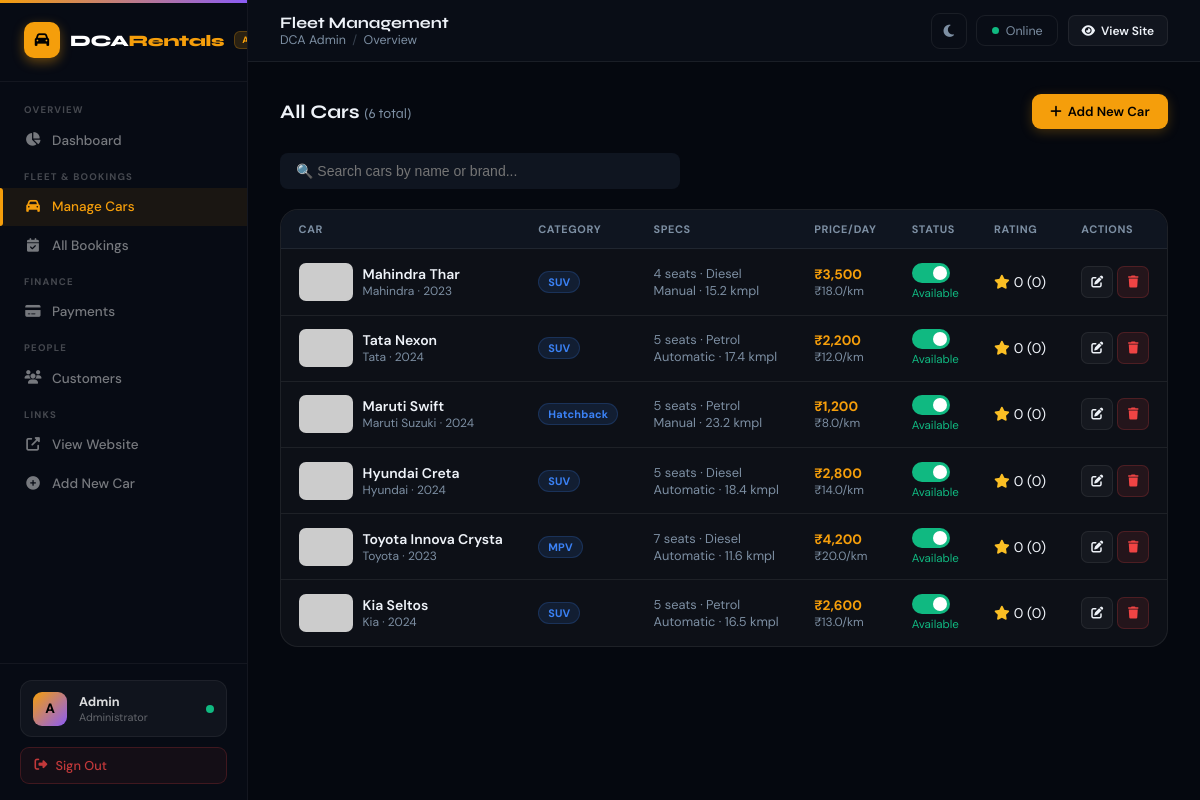
Page /admin/cars (signed in) on the committed database.
### app.py (models this page shows, shortened)
class User(db.Model):
    id = db.Column(db.Integer, primary_key=True)
    name = db.Column(db.String(100), nullable=False)
    email = db.Column(db.String(150), unique=True, nullable=False)
    phone = db.Column(db.String(15))
    password_hash = db.Column(db.String(256), nullable=False)
    is_admin = db.Column(db.Boolean, default=False)
    created_at = db.Column(db.DateTime, default=datetime.utcnow)
    bookings = db.relationship('Booking', backref='user', lazy=True)
    reviews = db.relationship('Review', backref='user', lazy=True)
    wishlist = db.relationship('Wishlist', backref='user', lazy=True)

class Car(db.Model):
    id = db.Column(db.Integer, primary_key=True)
    name = db.Column(db.String(100), nullable=False)
    brand = db.Column(db.String(50), nullable=False)
    model_year = db.Column(db.Integer)
    category = db.Column(db.String(50))  # SUV, Sedan, Hatchback, MPV
    seats = db.Column(db.Integer, default=5)
    fuel_type = db.Column(db.String(20))  # Petrol, Diesel, Electric, CNG
    transmission = db.Column(db.String(20))  # Manual, Automatic
    price_per_day = db.Column(db.Float, nullable=False)
    price_per_km = db.Column(db.Float, default=12.0)
    is_available = db.Column(db.Boolean, default=True)
    image_url = db.Column(db.String(300))
    description = db.Column(db.Text)
    features = db.Column(db.Text)  # JSON string
    color = db.Column(db.String(30))
    mileage = db.Column(db.String(20))
    created_at = db.Column(db.DateTime, default=datetime.utcnow)
    bookings = db.relationship('Booking', backref='car', lazy=True)
    reviews = db.relationship('Review', backref='car', lazy=True)
    wishlist = db.relationship('Wishlist', backref='car', lazy=True)
    def avg_rating(self):
        if self.reviews:
            return round(sum(r.rating for r in self.reviews) / len(self.reviews), 1)
        return 0

### app.py (the view)
@app.route('/admin/cars')
@admin_required
def admin_cars():
    cars = Car.query.all()
    return render_template('admin_cars.html', cars=cars)

### app.py (called while the page is built)
@app.context_processor
def inject_globals():
    from datetime import date
    pending = 0
    if 'user_id' in session and session.get('is_admin'):
        pending = Booking.query.filter_by(payment_status='paid', status='payment_pending').count()
    return dict(today=date.today().isoformat(), pending_payments_count=pending)

def admin_required(f):
    @wraps(f)
    def decorated(*args, **kwargs):
        if 'user_id' not in session:
            return redirect(url_for('admin_login'))
        user = User.query.get(session['user_id'])
        if not user or not user.is_admin:
            flash('Admin access required.', 'danger')
            return redirect(url_for('admin_login'))
        return f(*args, **kwargs)
    return decorated

### templates/admin_cars.html (shortened to what this page needs)
{% extends "admin_base.html" %}
{% block page_title %}Fleet Management{% endblock %}
{% block content %}
<div style="display:flex;justify-content:space-between;align-items:center;margin-bottom:1.5rem;flex-wrap:wrap;gap:1rem;">
    <div>
        <h2 style="font-family:'Syne',sans-serif;font-size:1.2rem;font-weight:700;">All Cars <span style="color:var(--text2);font-size:0.875rem;font-weight:400;">({{ cars|length }} total)</span></h2>
    </div>
    <a href="/admin/car/add" class="btn btn-primary"><i class="fas fa-plus"></i> Add New Car</a>
</div>
<div style="margin-bottom:1.25rem;">
    <input type="text" id="car-search" placeholder="🔍 Search cars by name or brand..." style="width:100%;max-width:400px;padding:0.65rem 1rem;border-radius:8px;border:1.5px solid var(--card-border);background:var(--bg3);color:var(--text);font-size:0.875rem;outline:none;" oninput="filterCars()">
</div>
<div class="table-card">
    <div class="table-wrap">
        <table id="cars-table">
            <thead>
                <tr>
                    <th>Car</th>
                    <th>Category</th>
                    <th>Specs</th>
                    <th>Price/Day</th>
                    <th>Status</th>
                    <th>Rating</th>
                    <th>Actions</th>
                </tr>
            </thead>
            <tbody>
                {% for car in cars %}
                <tr data-name="{{ car.name.lower() }} {{ car.brand.lower() }}">
                    <td>
                        <div style="display:flex;align-items:center;gap:10px;">
                            <img src="{{ car.image_url }}" class="car-thumb"
                                 onerror="this.src='https://via.placeholder.com/56x40/1a1a2e/f59e0b?text={{ car.brand }}'">
                            <div>
                                <div style="font-weight:600;font-size:0.875rem;">{{ car.name }}</div>
                                <div style="font-size:0.75rem;color:var(--text2);">{{ car.brand }} · {{ car.model_year }}</div>
                            </div>
                        </div>
                    </td>
                    <td><span class="badge badge-info">{{ car.category }}</span></td>
                    <td style="font-size:0.8rem;color:var(--text2);">
                        <div>{{ car.seats }} seats · {{ car.fuel_type }}</div>
                        <div>{{ car.transmission }} · {{ car.mileage }}</div>
                    </td>
                    <td>
                        <div style="font-weight:700;color:var(--accent);">₹{{ "{:,.0f}".format(car.price_per_day) }}</div>
                        <div style="font-size:0.75rem;color:var(--text2);">₹{{ car.price_per_km }}/km</div>
                    </td>
                    <td>
                        <label class="toggle" title="{{ 'Mark Unavailable' if car.is_available else 'Mark Available' }}">
                            <span class="toggle-slider"></span>
                        </label>
                        <div style="font-size:0.72rem;color:{% if car.is_available %}var(--green){% else %}var(--red){% endif %};margin-top:3px;">
                            {{ 'Available' if car.is_available else 'Unavailable' }}
                        </div>
                    </td>
                    <td>
                        <div style="display:flex;align-items:center;gap:4px;font-size:0.875rem;">
                            <i class="fas fa-star" style="color:#fbbf24"></i>
                            {{ car.avg_rating() }} ({{ car.reviews|length }})
                        </div>
                    </td>
                    <td>
                        <div style="display:flex;gap:4px;">
                            <a href="/admin/car/edit/{{ car.id }}" class="btn btn-secondary btn-sm btn-icon" title="Edit"><i class="fas fa-edit"></i></a>
                            <button class="btn btn-danger btn-sm btn-icon" title="Delete" onclick="deleteCar({{ car.id }})"><i class="fas fa-trash"></i></button>
                        </div>
                    </td>
                </tr>
                {% endfor %}
            </tbody>
        </table>
    </div>
</div>
{% endblock %}

### templates/admin_base.html (shortened to what this page needs)
<!DOCTYPE html>
<html lang="en" data-theme="dark">
<head>
  <link rel="stylesheet" href="https://cdnjs.cloudflare.com/ajax/libs/font-awesome/6.5.0/css/all.min.css">
</head>
<body>
<aside class="sidebar" id="sidebar">
  <div class="sidebar-logo">
    <div class="logo-sq"><i class="fas fa-car"></i></div>
    <div class="logo-txt">DCA<span>Rentals</span></div>
    <div class="logo-pill">ADMIN</div>
  </div>
  <nav class="sidebar-nav">
    <div class="nav-section">Overview</div>
    <a href="/admin/dashboard" class="nav-item {% if request.endpoint=='admin_dashboard' %}active{% endif %}">
      <i class="fas fa-chart-pie"></i> Dashboard
    </a>
    <div class="nav-section">Fleet & Bookings</div>
    <a href="/admin/cars" class="nav-item {% if 'car' in request.endpoint %}active{% endif %}">
      <i class="fas fa-car"></i> Manage Cars
    </a>
    <a href="/admin/bookings" class="nav-item {% if request.endpoint=='admin_bookings' %}active{% endif %}">
      <i class="fas fa-calendar-check"></i> All Bookings
    </a>
    <div class="nav-section">Finance</div>
    <a href="/admin/payments" class="nav-item {% if request.endpoint=='admin_payments' %}active{% endif %}">
      <i class="fas fa-credit-card"></i> Payments
      {% set pc = pending_payments_count if pending_payments_count is defined else 0 %}
    </a>
    <div class="nav-section">People</div>
    <a href="/admin/users" class="nav-item {% if request.endpoint=='admin_users' %}active{% endif %}">
      <i class="fas fa-users"></i> Customers
    </a>
    <div class="nav-section">Links</div>
    <a href="/" target="_blank" class="nav-item">
      <i class="fas fa-external-link-alt"></i> View Website
    </a>
    <a href="/admin/car/add" class="nav-item {% if request.endpoint=='admin_add_car' %}active{% endif %}">
      <i class="fas fa-plus-circle"></i> Add New Car
    </a>
  </nav>
  <div class="sidebar-footer">
    <div class="sidebar-user">
      <div class="su-avatar">{{ session.user_name[0].upper() if session.user_name else 'A' }}</div>
      <div>
        <div class="su-name">{{ session.user_name or 'Admin' }}</div>
        <div class="su-role">Administrator</div>
      </div>
      <div class="su-status" title="Online"></div>
    </div>
    <a href="/logout" class="sidebar-logout"><i class="fas fa-sign-out-alt"></i> Sign Out</a>
  </div>
</aside>
<div class="main-wrap">
  <header class="topbar">
    <div class="topbar-left">
      <div>
        <div class="topbar-page">{% block page_title %}Dashboard{% endblock %}</div>
        <div class="topbar-breadcrumb">
          <span>DCA Admin</span>
          <span class="sep">/</span>
          <span>{% block breadcrumb %}Overview{% endblock %}</span>
        </div>
      </div>
    </div>
    <div class="topbar-right">
      <button class="tb-btn" onclick="toggleTheme()" title="Toggle theme">
        <i class="fas fa-moon" id="theme-icon"></i>
      </button>
      <div style="display:flex;align-items:center;gap:7px;padding:.4rem .9rem;border-radius:9px;border:1.5px solid var(--border);font-size:.78rem;color:var(--text2);">
        <div style="width:7px;height:7px;background:var(--green);border-radius:50%;"></div>
        Online
      </div>
      <a href="/" target="_blank" class="btn btn-secondary btn-sm"><i class="fas fa-eye"></i> View Site</a>
    </div>
  </header>
  <main class="page-content">{% block content %}{% endblock %}</main>
</div>
</body>
</html>

### rows in the picture
User: name "Admin"
Car: name "Mahindra Thar", brand "Mahindra", model_year "2023", category "SUV", seats "4", fuel_type "Diesel", transmission "Manual", mileage "15.2 kmpl", price_per_day "3,500", price_per_km "18.0", is_available "Available", avg_rating "0", reviews|length "0"
Car: name "Tata Nexon", brand "Tata", model_year "2024", category "SUV", seats "5", fuel_type "Petrol", transmission "Automatic", mileage "17.4 kmpl", price_per_day "2,200", price_per_km "12.0", is_available "Available", avg_rating "0", reviews|length "0"
Car: name "Maruti Swift", brand "Maruti Suzuki", model_year "2024", category "Hatchback", seats "5", fuel_type "Petrol", transmission "Manual", mileage "23.2 kmpl", price_per_day "1,200", price_per_km "8.0", is_available "Available", avg_rating "0", reviews|length "0"
Car: name "Hyundai Creta", brand "Hyundai", model_year "2024", category "SUV", seats "5", fuel_type "Diesel", transmission "Automatic", mileage "18.4 kmpl", price_per_day "2,800", price_per_km "14.0", is_available "Available", avg_rating "0", reviews|length "0"
Car: name "Toyota Innova Crysta", brand "Toyota", model_year "2023", category "MPV", seats "7", fuel_type "Diesel", transmission "Automatic", mileage "11.6 kmpl", price_per_day "4,200", price_per_km "20.0", is_available "Available", avg_rating "0", reviews|length "0"
Car: name "Kia Seltos", brand "Kia", model_year "2024", category "SUV", seats "5", fuel_type "Petrol", transmission "Automatic", mileage "16.5 kmpl", price_per_day "2,600", price_per_km "13.0", is_available "Available", avg_rating "0", reviews|length "0"

### other values in the picture
{{ session.user_name[0].upper() if session.user_name else 'A' }} "A"
{{ cars|length }} "6"
